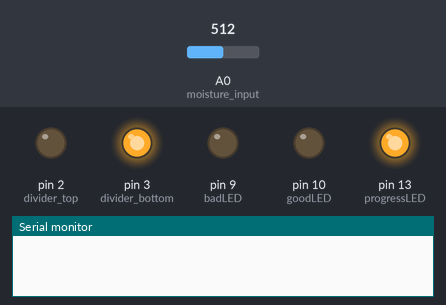
Bench run of a sketch on a simulated Arduino Uno, built with avr-gcc and run on an emulated ATmega328P. Shown: output pins drawn as LEDs (lit = HIGH), the last lines printed to the serial monitor. The inputs (shaded band) are chosen by the test bench; at power-on: A0 (moisture_input) = 512.

Above: at 0.1 s.
At 8.1 s:
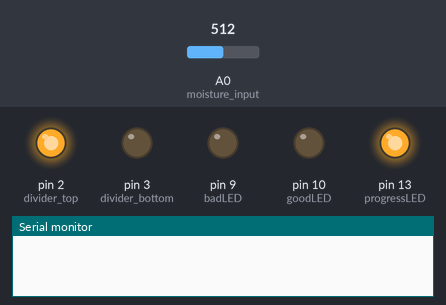
At 15.1 s:
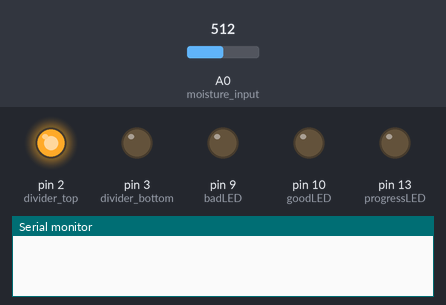
At 30.1 s:
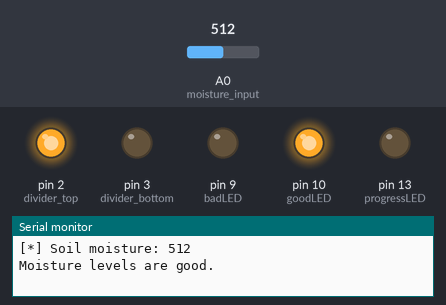
Timing chart, 0 to 31.6 s (numbered marks = the images above):
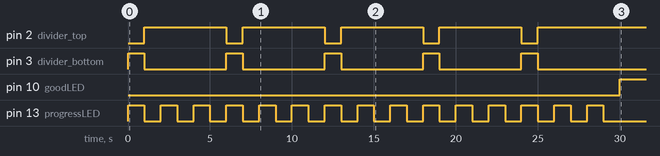

The sketch:

mositure_average_tester.ino
```cpp
//analog inputs
#define moisture_input 0
#define divider_top 2
#define divider_bottom 3
//analog settings
const int VAL_PROBE = 0; // Analog pin 0
//leds
int progressLED = 13;
int badLED = 9;
int goodLED = 10;
// reply #7 is where this code comes from
//http://forum.arduino.cc/index.php/topic,37975.0.html
/*


           digital 2---*
                 |
                 \
                 /
                 \ R1
                 /
                 |
                 |
         analog 0----*
                 |
                 |
                 *----> nail 1

                 *----> nail 2
                 |
                 |
                 |
           digital 3---*
*/

//moisture levels
const int air = 0;
const int damp = 250;
const int wet = 300;
//
int moisture; // analogical value obtained from the experiment

int SoilMoisture(){
  int reading= 0;
  int i;
  for (i = 0; i < 5; i++){ //take 5 readings
    digitalWrite(progressLED, HIGH);
    digitalWrite(goodLED, LOW);// clear leds
    digitalWrite(badLED, LOW);

  // set driver pins to outputs
    pinMode(divider_top,OUTPUT);
    pinMode(divider_bottom,OUTPUT);

  // drive a current through the divider in one direction
    digitalWrite(divider_top,LOW);
    digitalWrite(divider_bottom,HIGH);

  // wait a moment for capacitance effects to settle
    delay(1000);
    digitalWrite(progressLED, LOW);

  // read
    reading=analogRead(moisture_input) + reading;

  // reverse the current
    digitalWrite(divider_top,HIGH);
    digitalWrite(divider_bottom,LOW);

  // give as much time in 'reverse' as in 'forward'

    delay(1000);
    digitalWrite(progressLED, HIGH);
  // stop the current
    digitalWrite(divider_bottom,LOW);
    delay(1000);
    digitalWrite(progressLED, LOW);
    delay(1000);
    digitalWrite(progressLED,HIGH);
    delay(1000);
    digitalWrite(progressLED, LOW);
    //final delay before next reading
    delay(1000);
  }
  reading = reading / 5; //get average or readings
  return reading; //return it
}

void setup () {
  Serial.begin(9600);
  pinMode(progressLED, OUTPUT);
  pinMode(goodLED, OUTPUT);
  pinMode(badLED,OUTPUT);
}
//take 5 readings, get the average of them.
/*int getBestReading(){
  int i;
  int level = 0;
  for (level; i < 5; i++){
    level =  level + SoilMoisture();
  }
  level = level / 5;
  return level;
}*/
void loop (void) {
  moisture=SoilMoisture(); // assign the average to moisture
  Serial.print("[*] Soil moisture: ");
  Serial.print(moisture); // print the analogical measurement of the experiment
  Serial.println();
  if (moisture >= 150)
  {
    digitalWrite(goodLED, HIGH);
    digitalWrite(badLED, LOW);
    Serial.println("Moisture levels are good.");
    delay(300000);
  }
  else if (moisture = 0)
  {
    digitalWrite(badLED, LOW);
    digitalWrite(goodLED, LOW);
    Serial.println("We arent even in the dirt.. Test not valid.");
    delay(300000);
  }
  else
  {
    digitalWrite(badLED, HIGH);
    digitalWrite(goodLED, LOW);
    Serial.println("Its very dry. Please water me :(");
    delay(300000);
  }

}
```

Measured:
- by itself, pin 2 (divider_top): alternates HIGH for 5.0 s and LOW for 1.0 s, 9 changes in all, then stays HIGH
- by itself, pin 3 (divider_bottom): alternates HIGH for 1.0 s and LOW for 5.0 s, 10 changes in all, then stays LOW
- by itself, pin 10 (goodLED): LOW → HIGH at 30.0 s
- by itself, pin 13 (progressLED): alternates HIGH for 1.0 s and LOW for 1.0 s, 30 changes in all, then stays LOW
